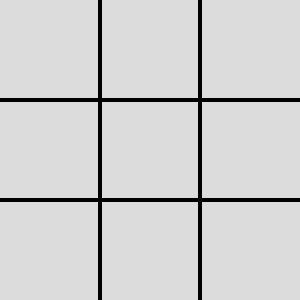
Frame 1 (no input)
Frame 60 (no input): identical to frame 1, image omitted
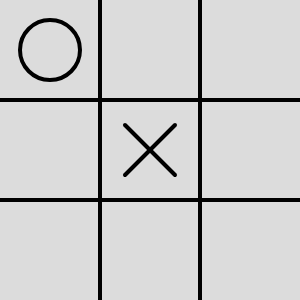
Frame 120 (the mouse pressed at the canvas centre since frame 60)

The p5.js sketch that drew these frames (run headless with seeded random() and noise() and a simulated clock; from frame 60 on, the mouse is pressed at the canvas centre):

// p5.js sketch
// ── sketch.js
let width = 300;
let height = 300;
let board = [
  ['', '', ''],
  ['', '', ''],
  ['', '', '']
];
let human = 'X';
let ai = 'O';
let play = true;  
function setup() {
  createCanvas(width, height);
}

function draw() {
  background(220);
  for (let i = 0; i < 3; i++) {
    for (let j = 0; j < 3; j++) {
      let x = width / 3;
      let y = height / 3;
      let w = width / 6;
      let h = height / 6;
      textSize(32);
      strokeWeight(4);
      if (board[i][j] == human) {
        drawX(x,y,w,h,i,j);
      } else if (board[i][j] == ai) {
        noFill();
        ellipse(x * i + w, y * j + h, 60);
      }
    }
  }
  drawLines(); 
    
  let result = checkWinner();
  if(result != null){
     noLoop();
    console.log(result);
  }
  
}
function mousePressed() {
  let x = floor(mouseX * 3 / width);
  let y = floor(mouseY * 3 / height);
  if(board[x][y] == ''){
    if(play){
      board[x][y] = human; 
      play = !play;
      bestMove();
    }
  }
}
function bestMove(){ 
  let bScore = -Infinity;
  let move_x,move_y;
  for(let i = 0; i < 3; i++){
    for(let j = 0; j < 3; j++){
      if(board[i][j] == ''){
        board[i][j] = ai;
        let score = minimax(board,false);
        board[i][j] = ''; 
        if(bScore < score){
          bScore = score;
          move_x = i; move_y = j;
        }
      }
    }
  }
  if(checkWinner() == null){
    board[move_x][move_y] = ai;
    play = !play;
  }
}
let scores = {
  X: -10,
  O: 10,
  tie: 0
};
function minimax(board,play){
  let check = checkWinner();
  if(check != null){
    return scores[check];
  }
  if(play){ // if ai plays
    let bScore = -Infinity;
    for(let i = 0; i < 3; i++){
      for(let j = 0; j < 3; j++){
        if(board[i][j] == ''){
          board[i][j] = ai;
          let score = minimax(board,false);
          board[i][j] = '';
          bScore = max(bScore,score);
        }
      }
    }
    return bScore;
  }else{
    let bScore = Infinity;
    for(let i = 0; i < 3; i++){
      for(let j = 0; j < 3; j++){
        if(board[i][j] == ''){
          board[i][j] = human;
          let score = minimax(board,true);
          board[i][j] = '';
          bScore = min(bScore,score);
        }
      }
    }
    return bScore;
  }  
} 
function equal3(a,b,c){
  return a != '' && a == b && b == c;
}
function checkWinner(){
  for(let i = 0; i < 3; i++){
    if(equal3(board[i][0],board[i][1],board[i][2]))
      return board[i][0];
    if(equal3(board[0][i],board[1][i],board[2][i]))
      return board[0][i];
  }
  if(equal3(board[0][0],board[1][1],board[2][2]))
    return board[0][0];
  if(equal3(board[2][0],board[1][1],board[0][2]))
    return board[1][1];
  let count = 0;
  for(let i = 0; i < 3; i++){
    for(let j = 0; j < 3; j++){
      if(board[i][j] != '')
        count++;
    }
  }
  if(count == 9)
    return 'tie';
  
  return null;
  
}
function drawLines(){
  line(0,height/3,width,height/3);
  line(0,2 * height/3,width, height * 2 / 3);
  line(width/3,0,width/3,height);
  line(2 * width/3,0,2 * width/3,height);
}
function drawX(x,y,w,h,i,j) {
  let x_start_1 = x * i + w / 2;
  let y_start_1 = y * j + h / 2;
  let x_end_1 = x * (i + 1) - w / 2;
  let y_end_1 = y * (j + 1) - h / 2;
  line(x_start_1, y_start_1, x_end_1, y_end_1);
  let x_start_2 = x * (i + 1) - w / 2;
  let y_start_2 = y * j + h / 2;
  let x_end_2 = x * i + w / 2;
  let y_end_2 = y * (j + 1) - h / 2;
  line(x_start_2, y_start_2, x_end_2, y_end_2);
}
// ── 2Darray.js
// Create a 2D array
function Create2DArray(rows) {
  var arr = [];
  for (var i=0;i<rows;i++) {
     arr[i] = [];
  }
  return arr;
}
// ── Block.js
function Block(x,y){
	this.x = x;
	this.y = y;
}
// ── Bubble.js
function Bubble(pos,r){ 
	this.x = pos.x;
	this.y = pos.y;
	this.r = r;

	this.show = function(){ 
		noStroke();
		fill('red');
		ellipse(width/6 + this.x*width/3,height/6 + height/3*this.y,this.r,this.r);
	}
}
// ── Cross.js
function Cross(pos){
	this.x = pos.x;
	this.y = pos.y;

	this.show = function(){
		strokeWeight(4);
		stroke('blue');
		line(this.x*width/3 + dif,this.y*height/3 + dif,(this.x + 1)*width/3 - dif,(this.y+1)*height/3 - dif);
		strokeWeight(4);
		stroke('blue');
		line((this.x+1)*width/3 - dif,this.y*height/3 + dif,this.x*width/3 + dif,(1+this.y)*height/3 - dif);
	}
}
// ── Draw.js
function printLines(){
    fill('white');
	rect(width/3,0,5,height);
	fill('white');
	rect(2*width/3,0,5,height);
	fill('white');
	rect(0,height/3,width,5);
	fill('white');
	rect(0,2*height/3,width,5);
}

// ── click.js
function mouseClicked(){ 
	let pos = new Block(0,0); 
	let valid = false;
	if(0 <= mouseX && mouseX < width/3){
		pos.x = 0;
	} else if(width / 3 <= mouseX && mouseX < 2 * width / 3){
		pos.x = 1;
	}else{
		pos.x = 2;
	}
	if(0 <= mouseY && mouseY < height/3){
		pos.y = 0;
	} else if(height / 3 <= mouseY && mouseY < 2 * height / 3){
		pos.y = 1;
	}else{
		pos.y = 2;
	}
	// console.log(pos);
	if(!arr[pos.x][pos.y] && !checkEnd()){ 
        if(player){
            arr[pos.x][pos.y] = 1;
        }else{
            arr[pos.x][pos.y] = -1;
        }
		if(!player){ 
			let b = new Bubble(pos,radius);
			bubbles_red.push(b);
		}else{ 
			let c = new Cross(pos);
			cross_blue.push(c);
		}
		player = !player;
	} 
}  

// ── tictactoe.js
function checkTicTak(){
    if(checkEnd()){
        if(!num && game){
            console.log("Draw");
            num = true;
        }
        return ;
    }
    let left_down = arr[0][0] + arr[0][1] + arr[0][2];
    let middle_down = arr[1][0] + arr[1][1] + arr[1][2];
    let right_down = arr[2][0] + arr[2][1] + arr[2][2];
    let up = arr[0][0] + arr[1][0] + arr[2][0];
    let middle_up = arr[0][1] + arr[1][1] + arr[2][1];
    let down_up = arr[0][2] + arr[1][2] + arr[2][2]; 
    let diag = arr[0][0] + arr[1][1] + arr[2][2];
    let r_diag = arr[2][0] + arr[1][1] + arr[0][2];
    if(left_down == 3 || middle_down == 3 || right_down == 3 || up == 3 || middle_up == 3 || down_up == 3 || diag == 3 || r_diag == 3){
        console.log("Player 1 won");
        game = false;
    }
    if(left_down == -3 || middle_down == -3 || right_down == -3 || up == -3 || middle_up == -3 || down_up == -3 || diag == -3 || r_diag == -3){
        console.log("Player 2 won");
        game = false;
    }
}
function checkEnd(){
    if(!game){
        return true;
    } 
    for(let i = 0; i <= 2; i++){ 
        for(let j = 0; j <= 2; j++){
            if(arr[i][j] == 0){ 
                return false;
            }
        }
    } 
    return true;
}
